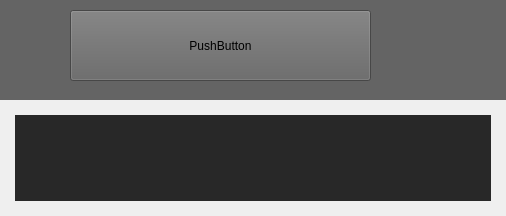
<?xml version="1.0" encoding="UTF-8"?>
<ui version="4.0">
 <class>MainWindow</class>
 <widget class="QMainWindow" name="MainWindow">
  <property name="geometry">
   <rect>
    <x>0</x>
    <y>0</y>
    <width>506</width>
    <height>216</height>
   </rect>
  </property>
  <property name="windowTitle">
   <string>MainWindow</string>
  </property>
  <widget class="QWidget" name="centralWidget">
   <property name="sizePolicy">
    <sizepolicy hsizetype="Expanding" vsizetype="Expanding">
     <horstretch>0</horstretch>
     <verstretch>0</verstretch>
    </sizepolicy>
   </property>
   <property name="minimumSize">
    <size>
     <width>0</width>
     <height>0</height>
    </size>
   </property>
   <property name="maximumSize">
    <size>
     <width>906</width>
     <height>16777215</height>
    </size>
   </property>
   <layout class="QVBoxLayout" name="verticalLayout" stretch="0,1">
    <property name="spacing">
     <number>0</number>
    </property>
    <property name="leftMargin">
     <number>0</number>
    </property>
    <property name="topMargin">
     <number>0</number>
    </property>
    <property name="rightMargin">
     <number>0</number>
    </property>
    <property name="bottomMargin">
     <number>0</number>
    </property>
    <item>
     <widget class="QWidget" name="widget" native="true">
      <property name="minimumSize">
       <size>
        <width>0</width>
        <height>100</height>
       </size>
      </property>
      <property name="styleSheet">
       <string notr="true">background:rgb(100,100,100);</string>
      </property>
      <widget class="QPushButton" name="pushButton">
       <property name="geometry">
        <rect>
         <x>70</x>
         <y>10</y>
         <width>301</width>
         <height>71</height>
        </rect>
       </property>
       <property name="text">
        <string>PushButton</string>
       </property>
      </widget>
     </widget>
    </item>
    <item>
     <widget class="QWidget" name="widget_2" native="true">
      <property name="sizePolicy">
       <sizepolicy hsizetype="Expanding" vsizetype="Expanding">
        <horstretch>0</horstretch>
        <verstretch>0</verstretch>
       </sizepolicy>
      </property>
      <layout class="QHBoxLayout" name="horizontalLayout">
       <property name="leftMargin">
        <number>15</number>
       </property>
       <property name="topMargin">
        <number>15</number>
       </property>
       <property name="rightMargin">
        <number>15</number>
       </property>
       <property name="bottomMargin">
        <number>15</number>
       </property>
       <item>
        <widget class="QTableWidget" name="tableWidget">
         <property name="styleSheet">
          <string notr="true">QTableWidget{
background: rgb(40,40,40);
gridline-color: white;
color:white;
selection-background-color: yellow;
text-align: center;
selection-color:red;
height: 30px; border:none;
}
QHeaderView{
color:white;
background: rgb(100, 100, 100);
}
QHeaderView::section
{
background-color:#696769;
border:1px solid white;
border-left: none;
height: 30px;
text-align: center;
font-family: arial;
font-size: 12px;
}</string>
         </property>
        </widget>
       </item>
      </layout>
     </widget>
    </item>
   </layout>
  </widget>
 </widget>
 <layoutdefault spacing="6" margin="11"/>
 <resources/>
 <connections/>
</ui>
